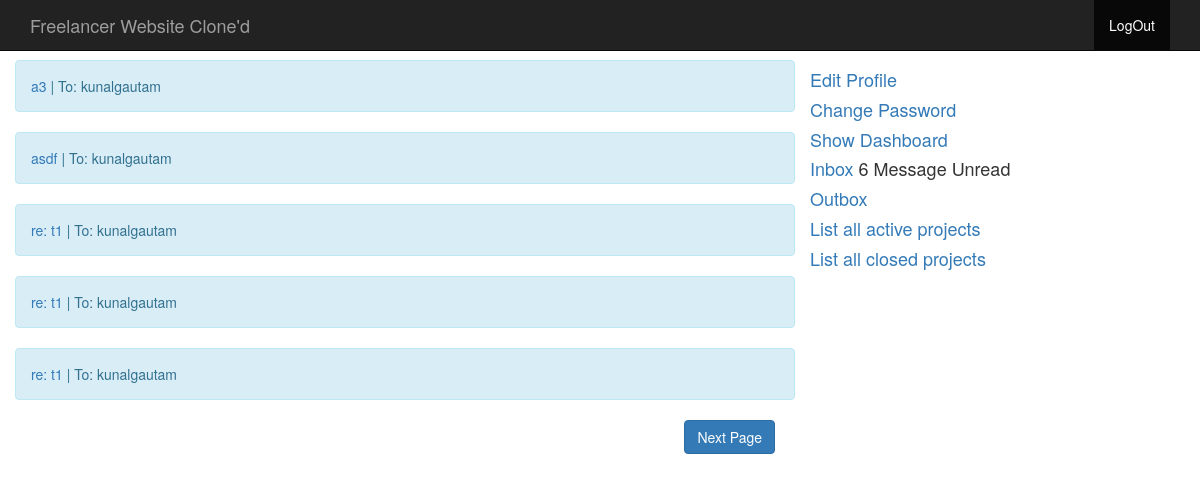
The page /dashboard/outbox.php (signed in) on the database its author committed.
### tables this page shows
CREATE TABLE IF NOT EXISTS `message` (
  `id` int(11) NOT NULL AUTO_INCREMENT,
  `msg_from` int(11) NOT NULL,
  `msg_to` int(11) NOT NULL,
  `is_unread` enum('0','1') NOT NULL,
  `subject` text NOT NULL,
  `message` text NOT NULL,
  `time` datetime NOT NULL,
  PRIMARY KEY (`id`)
);

CREATE TABLE IF NOT EXISTS `user` (
  `id` int(11) NOT NULL AUTO_INCREMENT,
  `username` varchar(250) NOT NULL,
  `email` varchar(250) NOT NULL,
  `password` text,
  `hash` text,
  `active` int(11) NOT NULL DEFAULT '0',
  `type` int(11) NOT NULL,
  `full_name` varchar(250) NOT NULL,
  `skills` text NOT NULL,
  `address` text NOT NULL,
  `city` varchar(200) NOT NULL,
  `country` varchar(150) NOT NULL,
  `pincode` varchar(10) NOT NULL,
  PRIMARY KEY (`id`),
  UNIQUE KEY `username` (`username`,`email`)
);

### classes/dashboard-loader.php (called while the page is built, shortened)
<?php
include __DIR__ . '/../config.php';
include_once 'DisplayUserInfo.class.php';
$display_user_info = new DisplayUserInfo();
include_once 'Message.class.php';
$message_class = new Message();
include('db_func.php');
?>

### classes/DisplayUserInfo.class.php (called while the page is built, shortened)
<?php
class DisplayUserInfo {
	private function getUserInfo($id) {
		global $dblink;
		$v = $dblink->prepare("SELECT * FROM user WHERE id=?");
		$v->bind_param("i", $id);
		$v->execute();
		$result = get_result($v);
		return $result;
	}
	public function getUserName($id) {
		$data = $this -> getUserInfo($id);
		foreach ($data as $key) {
			return $key['username'];
		}
	}
	public function getUserId($id) {
		$data = $this -> getUserInfo($id);
		foreach ($data as $key) {
			return $key['id'];
		}
	}
	public function getUserDetailFromSession($emailid) {
		global $dblink;
		$query = "SELECT * FROM user WHERE username='$emailid' OR email='$emailid'";
		$result = $dblink->query($query);
		foreach ($result as $keyvalue){
			return $keyvalue;
		}
	}
}
?>

### classes/Message.class.php (called while the page is built, shortened)
<?php
class Message {
	public function listOutboxMessage($userid, $from, $to){
		global $dblink;
		$v = $dblink->prepare("SELECT * FROM message WHERE msg_from=? ORDER BY time DESC LIMIT ?,?");
		$v->bind_param("iii", $userid, $from, $to);
		$v->execute();
		$v->store_result();
		$data = get_result($v);
		return $data;
	}
	public function listOutboxMessageFull($userid){
		global $dblink;
		$v = $dblink->prepare("SELECT * FROM message WHERE msg_from=? ORDER BY time DESC");
		$v->bind_param("i", $userid);
		$v->execute();
		$v->store_result();
		$data = $v->num_rows;
		return $data;
	}
}
?>

### classes/db_func.php (called while the page is built)
<?php
function get_result( $Statement ) {
    $RESULT = array();
    $Statement->store_result();
    for ( $i = 0; $i < $Statement->num_rows; $i++ ) {
        $Metadata = $Statement->result_metadata();
        $PARAMS = array();
        while ( $Field = $Metadata->fetch_field() ) {
            $PARAMS[] = &$RESULT[ $i ][ $Field->name ];
        }
        call_user_func_array( array( $Statement, 'bind_result' ), $PARAMS );
        $Statement->fetch();
    }
    return $RESULT;
}
?>

### dashboard/outbox.php (the view, shortened to what this page needs)
<?php
include 'header.php';
?>
<div class="container">
	<div class="row">
		<div class="col-md-8">
			<?php
			$userid = $display_user_info->getUserDetailFromSession($_SESSION['username']);
			$userid = $display_user_info->getUserId($userid['id']);
			$num_rec_per_page=5;
if (isset($_GET["page"])) { $page  = $_GET["page"]; } else { $page=1; };
$start_from = ($page-1) * $num_rec_per_page;
$result = $message_class->listOutboxMessageFull($userid);
$total_records = $result;
$total_pages = ceil($total_records / $num_rec_per_page);
			$list = $message_class->listOutboxMessage($userid, $start_from, $num_rec_per_page);
			if (sizeof($list)=="0"){
				echo "No Message";
			}
			else {
				foreach($list as $row){
			?>
			<div class="row alert alert-info">
				<a href="view-message.php?id=<?php echo $row['id']; ?>"><?php echo $row['subject']; ?></a> | To: <?php
				$username = $display_user_info->getUserName($row['msg_to']);
				echo $username; ?>
			</div>
		<?php
				}
			}
		?>
		</div>
		<?php include 'sidebar.php'; ?>
	</div>
	<div class="col-md-8">
		<?php
if($page < $total_pages){
$nextpage = $page+1;
echo "<a href='outbox.php?page=$nextpage' class=\"btn btn-primary pull-right\">".'Next Page'."</a> ";
}
?>
	</div>
	<div class="col-md-4"></div>
	<div class="col-md-12">&nbsp;</div>
</div>
<?php
include 'footer.php';
?>

### css/style.css (style rules this page uses)
body { padding-top: 60px; }

### rows shown on the page
message: subject "a3", msg_to.username "kunalgautam"
message: subject "asdf", username "kunalgautam"
message: subject "re: t1", username "kunalgautam"
message: subject "re: t1", username "kunalgautam"
message: subject "re: t1", username "kunalgautam"

### other values the page prints
$websiteConfig->getConfigValue('title') "Freelancer Website Clone'd"
$message_class->countUnreadmessage($userid) "6"
